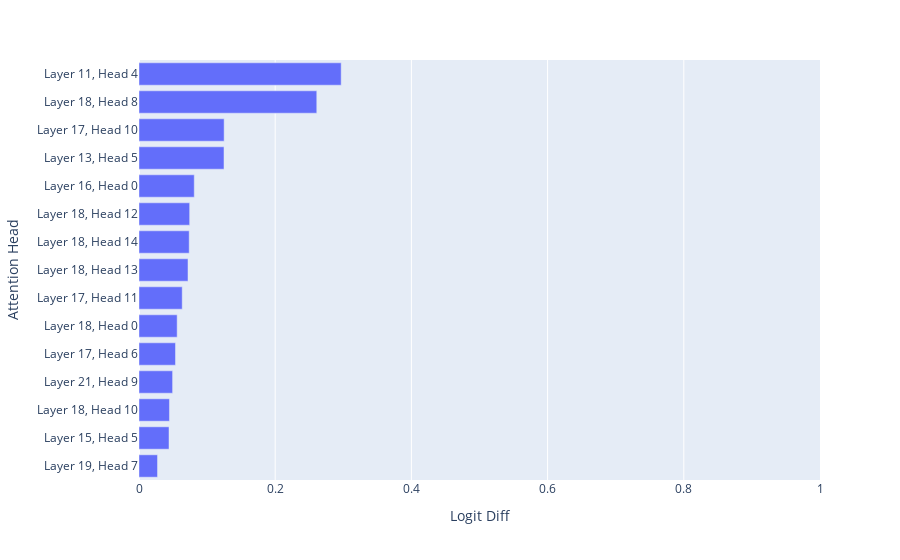

This figure's notebook cell:
### Code cell
plot_attention_heads(per_head_logit_diffs/clean_logit_diff, top_n=15, range_x=[0, 1])

### Figure 1 — Plotly figure (JSON) as saved in the notebook; plotly's stock layout.template omitted (floating-point values rounded to 4 significant figures)
{"data": [{"alignmentgroup": "True", "hovertemplate": "Logit Diff=%{x}<br>Attention Head=%{y}<extra></extra>", "legendgroup": "", "marker": {"color": "#636efa", "pattern": {"shape": ""}}, "name": "", "offsetgroup": "", "orientation": "h", "showlegend": false, "textposition": "auto", "type": "bar", "x": [0.02719, 0.04409, 0.04473, 0.04934, 0.0536, 0.05604, 0.06346, 0.07196, 0.0737, 0.07441, 0.08115, 0.1248, 0.125, 0.2611, 0.2969], "xaxis": "x", "y": ["Layer 19, Head 7", "Layer 15, Head 5", "Layer 18, Head 10", "Layer 21, Head 9", "Layer 17, Head 6", "Layer 18, Head 0", "Layer 17, Head 11", "Layer 18, Head 13", "Layer 18, Head 14", "Layer 18, Head 12", "Layer 16, Head 0", "Layer 13, Head 5", "Layer 17, Head 10", "Layer 18, Head 8", "Layer 11, Head 4"], "yaxis": "y"}], "layout": {"barmode": "relative", "legend": {"tracegroupgap": 0}, "margin": {"t": 60}, "xaxis": {"anchor": "y", "domain": [0, 1], "range": [0, 1], "title": {"text": "Logit Diff"}}, "yaxis": {"anchor": "x", "domain": [0, 1], "title": {"text": "Attention Head"}}}}
